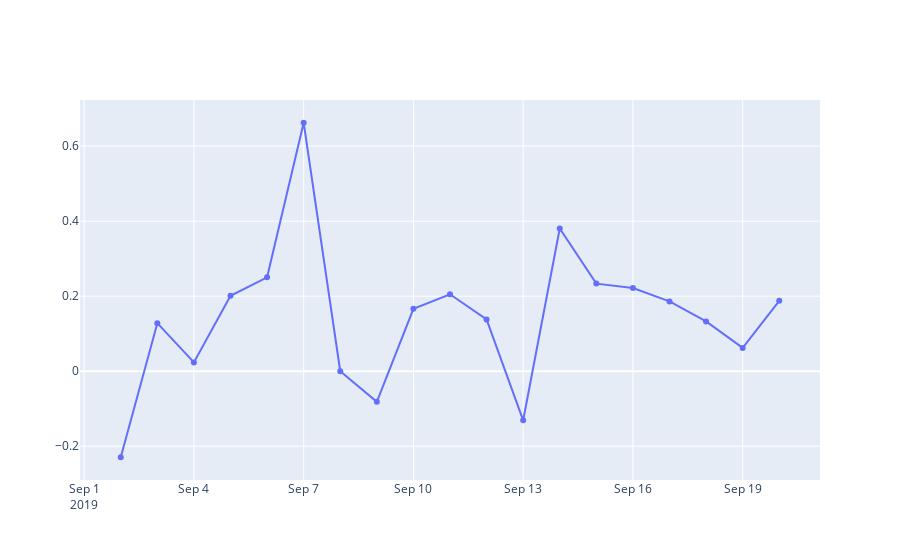

Source (notebook cell):
### Code cell
#total finvader news sentiment (mean) against date
fig = go.Figure([go.Scatter(x=Apl_finv_merged_19_09_10['Date'], y=Apl_finv_merged_19_09_10['sentiment_tot'])])
fig.show()

### Figure 1 — Plotly figure (JSON) as saved in the notebook; plotly's stock layout.template omitted (floating-point values rounded to 4 significant figures)
{"data": [{"type": "scatter", "x": ["2019-09-02", "2019-09-03", "2019-09-04", "2019-09-05", "2019-09-06", "2019-09-07", "2019-09-08", "2019-09-09", "2019-09-10", "2019-09-11", "2019-09-12", "2019-09-13", "2019-09-14", "2019-09-15", "2019-09-16", "2019-09-17", "2019-09-18", "2019-09-19", "2019-09-20"], "y": [-0.2294, 0.128, 0.02352, 0.2011, 0.2503, 0.6624, 0, -0.08152, 0.1665, 0.2051, 0.1381, -0.1309, 0.3806, 0.2335, 0.2217, 0.186, 0.1328, 0.06216, 0.1876]}], "layout": {}}
